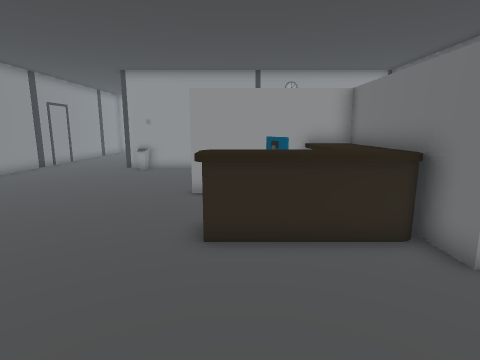
[1] (above)

19 first-person views from a walk through a scene from a Unity 3-D project. The camera is 1.2 m above the floor, tilts 10° down and sees 80° across. The floor is counted in squares, 0.5 m on a side. Each view is taken from the middle of a square. On the plan, view 1 faces up. The plan holds only what a view shows up to about 18 squares ahead; the rest is blank. The place goes on beyond the plan. The player character is not drawn. Some surface patterns are stand-ins.

[2]
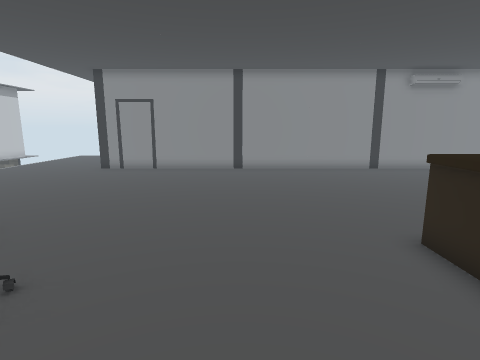

[3]
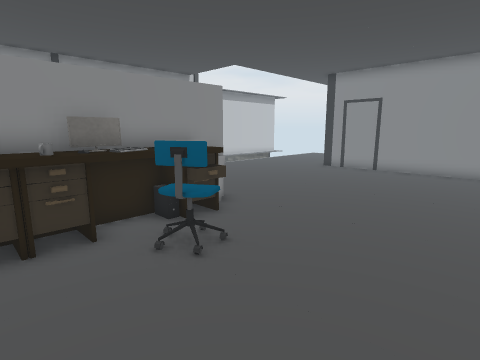

[4]
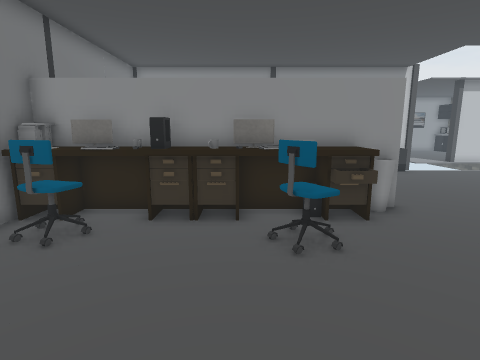

[5]
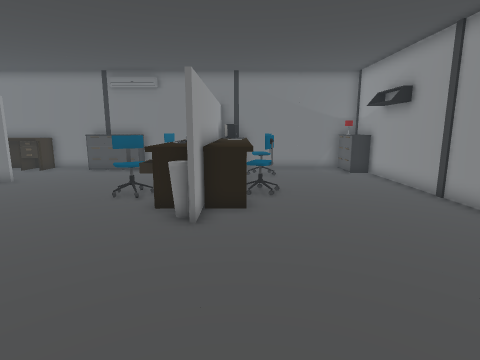

[6]
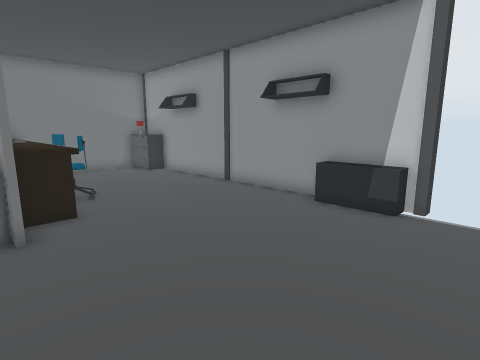

[7]
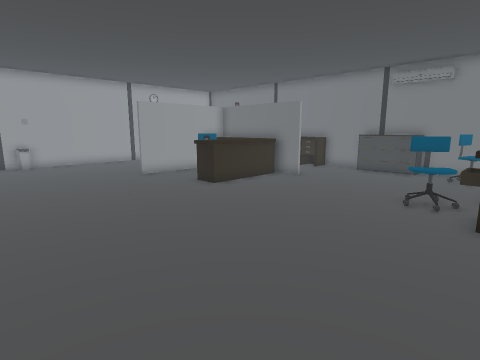

[8]
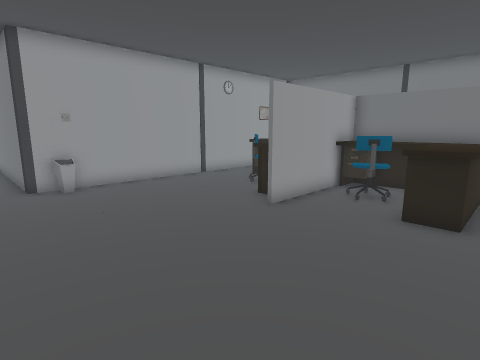

[9]
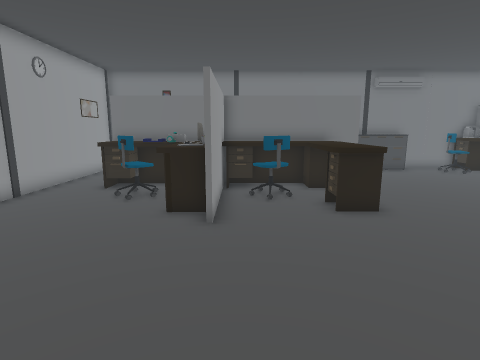

[10]
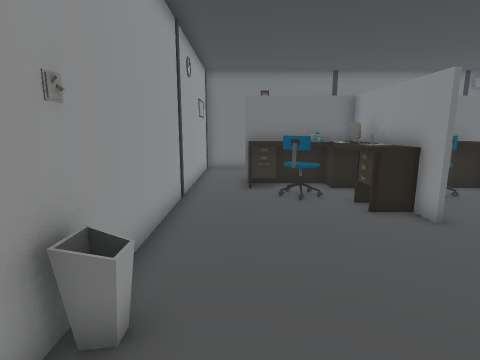

[11]
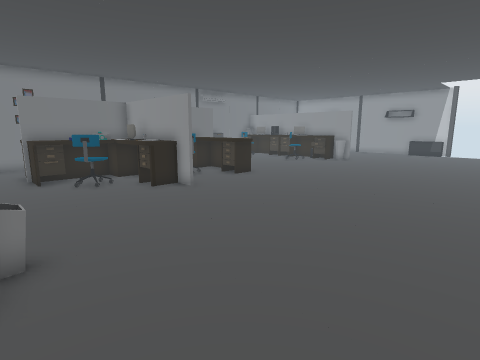

[12]
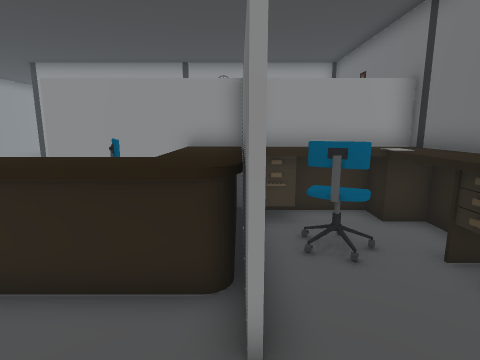

[13]
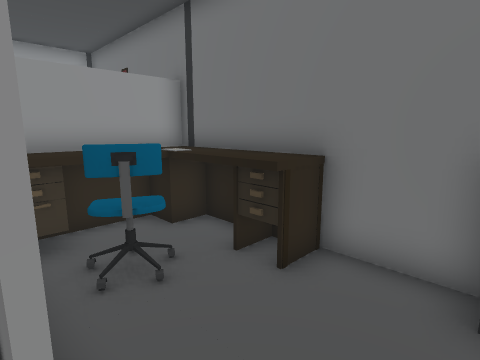

[14]
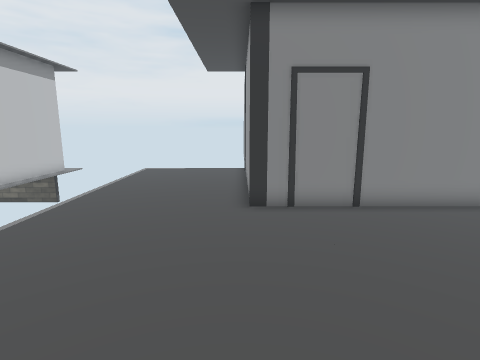

[15]
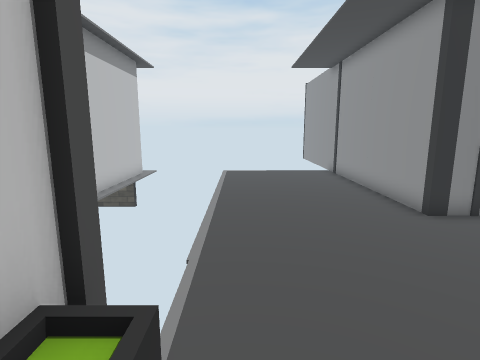

[16]
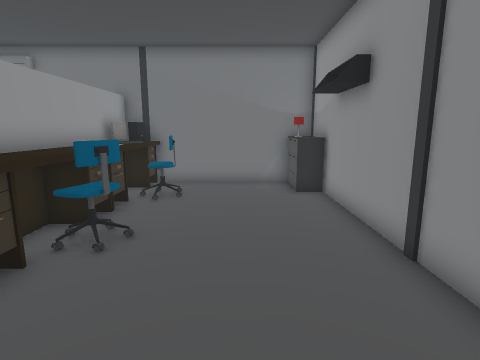

[17]
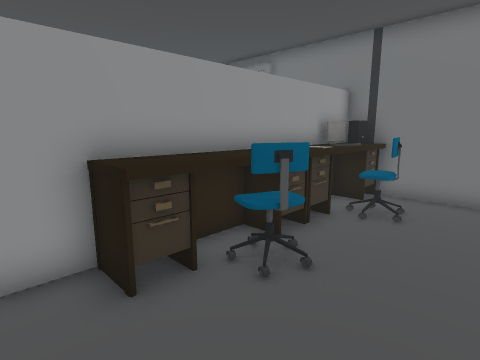

[18]
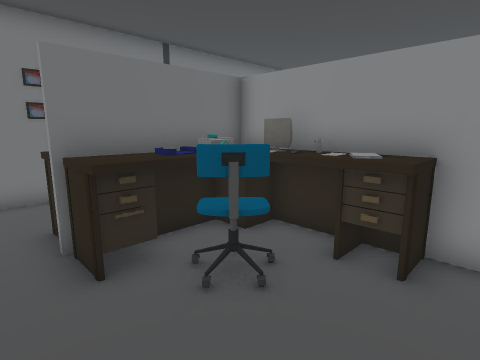

[19]
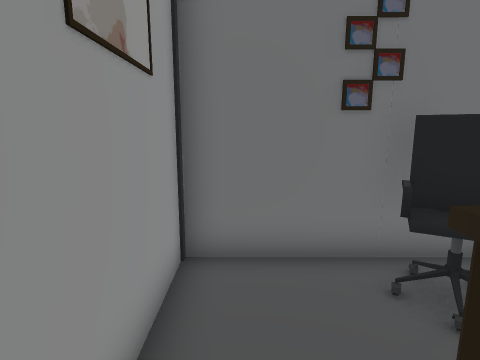

### Floor plan
Points are (right, up) in squares from view 1. A wall is a line through its corners. A room is listed if a view was taken in it or the views show most of it. See-through windows are left out.
Room 1 (views 1, 2, 3, 4, 5, 6, 7, 8, 9, 10, 11, 12, 13, 14, 15, 16, 17, 18)
walls: (-1.9, -4.7) (-0.4, -4.7); (-0.5, -4.8) (-1.9, -4.8); (4.1, 4.5) (4.1, 6.6); (3.4, -4.7) (7.5, -4.7); (-1.9, 10.9) (0.5, 10.9); (0.6, 10.7) (-1.9, 10.7); (4.1, 10.4) (4.1, 15.6); (7.5, -4.8) (3.4, -4.8); (9.1, 3.4) (9.1, 6.5); (9.1, -3.5) (9.1, 0.6); (-3.6, -13.3) (6.5, -13.3); (-7.2, -13.3) (-6.4, -13.3); (9.2, 10.7) (8.4, 10.7); (3.4, 18.1) (-7.2, 18.1) (-7.2, 18.5); (9.1, -12.5) (9.1, -5.5); (-12.8, 18.4) (-12.8, -6.7) (-22.5, -6.7)
ways out: opening at (4, 16.5) to room 2
objects: other object (-6, -13) to (-4, -13); other object (-6, 17) to (-6, 18); other object (-1, -4); other object (-1, 6) to (4, 10); other object (-1, 11) to (3, 12); other object (0, -6) to (3, -5); other object (0, -4) to (3, -3); other object (1, -7) to (3, -6); other object (1, -2) to (2, -2); other object (1, 8) to (2, 9); other object (1, 13) to (2, 14); other object (2, -4) to (3, -4); other object (2, 12); other object (2, 13) to (4, 16); other object (3, 12); other object (4, -6) to (5, -5); other object (4, -4); other object (4, -4) to (6, -3); other object (5, 6) to (9, 10); other object (5, 7) to (7, 8); other object (6, -8); other object (6, -4); other object (7, -13) to (7, -12); other object (7, -4); other object (7, -3) to (8, -2); other object (8, -13) to (9, -13); other object (8, -12); other object (8, -6); other object (8, -5); other object (8, -4); other object (8, 0) to (9, 1); other object (8, 2) to (9, 2); other object (8, 3) to (9, 3); other object (9, -5); other object (9, -4)
Room 2 (view 19)
walls: (9.1, 12.6) (9.1, 18.1) (3.4, 18.1)
ways out: opening at (4, 16.5) to room 1
objects: other object (5, 15) to (6, 16); other object (7, 14) to (8, 15)

Positions as (right, up) in squares from view 1, and headings:
1: (0, 0), facing up
2: (5, 2), facing left
3: (5, 3), facing down-left
4: (3, 4), facing down
5: (-9, -6), facing right
6: (-9, -4), facing down-right
7: (-9, -4), facing up-right
8: (-9, 5), facing up-right
9: (-9, 10), facing right
10: (-9, 16), facing right
11: (-12, 18), facing down-right
12: (4, 2), facing up
13: (4, 3), facing up-right
14: (-4, -7), facing left
15: (-5, -12), facing left
16: (-4, -10), facing right
17: (-2, -10), facing up-right
18: (-2, 17), facing down-right
19: (4, 17), facing right
